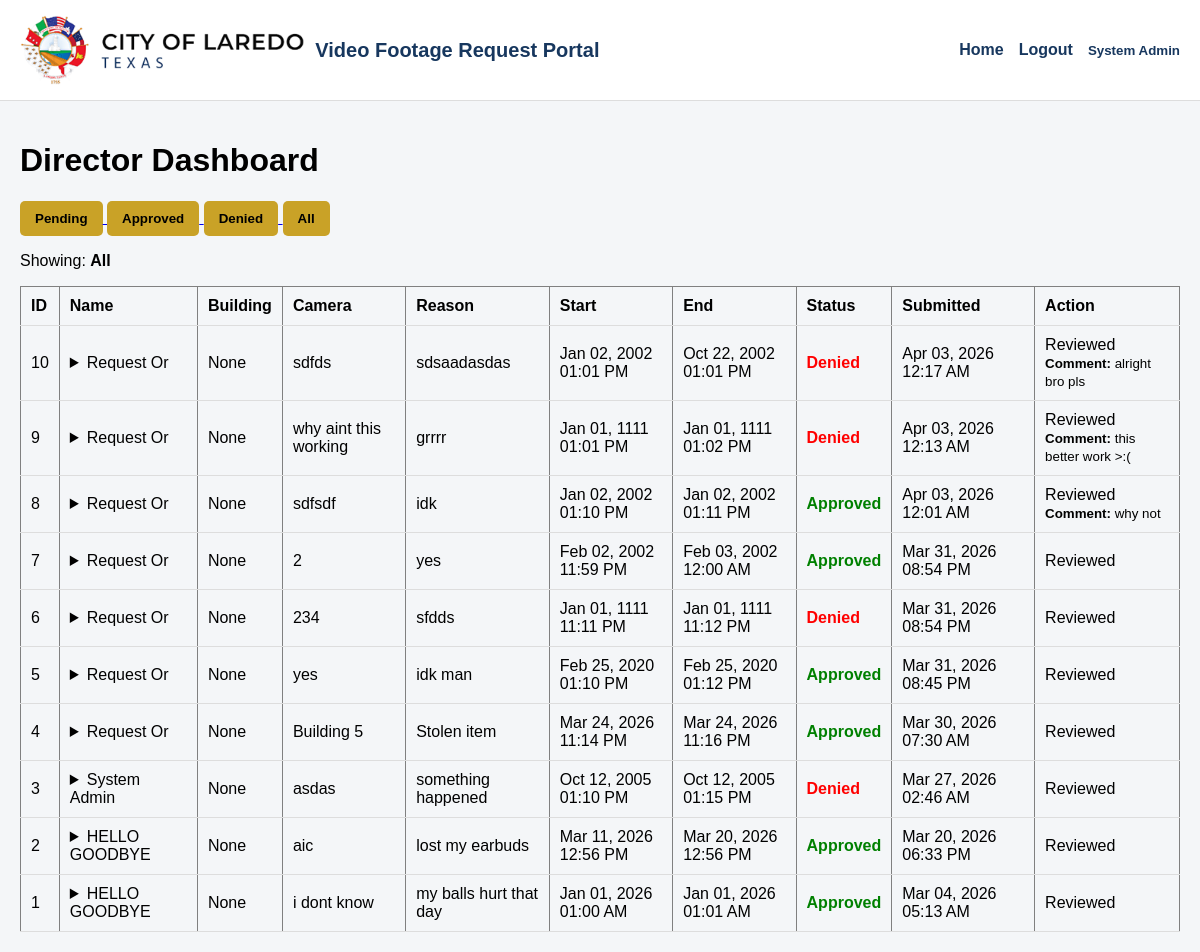
Page /director/dashboard?status=All (signed in) on the earlier database version.
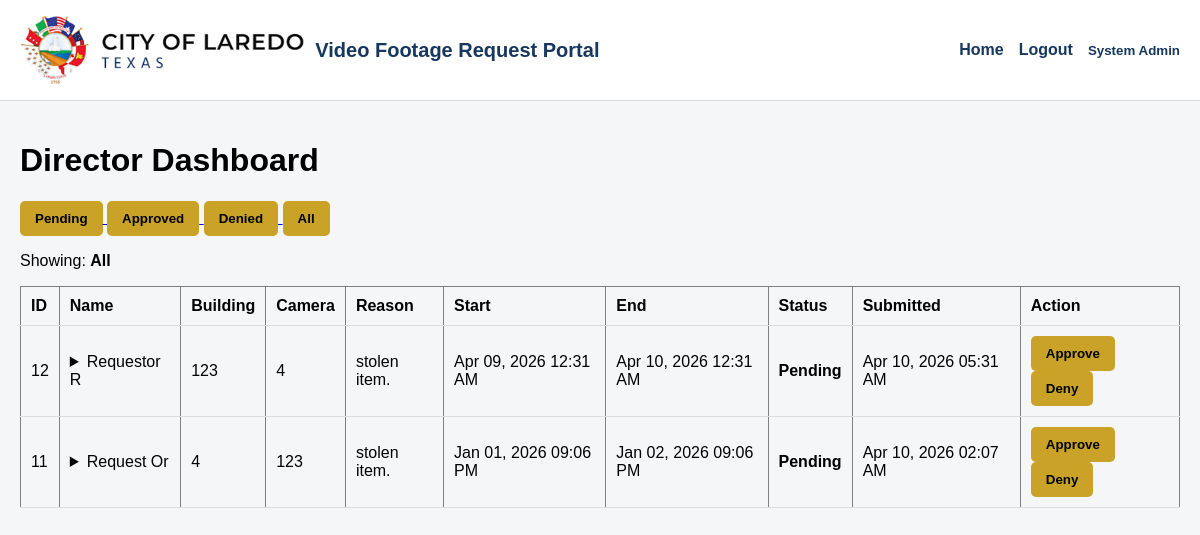
Same page on the later database version.
### tables this page shows
CREATE TABLE footage_requests (
  id INTEGER PRIMARY KEY AUTOINCREMENT,
  requestor_id INTEGER NOT NULL,
  camera_location TEXT NOT NULL,
  start_time TEXT NOT NULL,
  end_time   TEXT NOT NULL,
  reason TEXT NOT NULL,
  status TEXT NOT NULL DEFAULT 'Pending'
    CHECK (status IN ('Pending','Approved','Denied','Completed')),
  director_id INTEGER,
  director_comment TEXT,
  decided_at TEXT,
  tech_id INTEGER,
  completed_at TEXT,
  footage_path TEXT,
  submitted_at TEXT NOT NULL DEFAULT (datetime('now')),
  updated_at TEXT NOT NULL DEFAULT (datetime('now')), division TEXT, job_title TEXT, building TEXT,
  FOREIGN KEY (requestor_id) REFERENCES users(id),
  FOREIGN KEY (director_id)  REFERENCES users(id),
  FOREIGN KEY (tech_id)      REFERENCES users(id)
);

CREATE TABLE users (
  id INTEGER PRIMARY KEY AUTOINCREMENT,
  first_name TEXT NOT NULL,
  last_name  TEXT NOT NULL,
  email      TEXT NOT NULL UNIQUE,
  password_hash TEXT NOT NULL,
  role TEXT NOT NULL CHECK (role IN ('requestor','director','tech','admin')),
  department TEXT,
  is_active INTEGER NOT NULL DEFAULT 1,
  created_at TEXT NOT NULL DEFAULT (datetime('now')),
  updated_at TEXT NOT NULL DEFAULT (datetime('now'))
, employee_id TEXT, division TEXT, job_title TEXT);

### app.py (the view)
    @app.route("/director/dashboard")
    @login_required
    @role_required("director", "admin")
    def director_dashboard():
        db = get_db()
        selected_status = request.args.get("status", "Pending").strip()
        valid_statuses = ["Pending", "Approved", "Denied", "All"]
        if selected_status not in valid_statuses:
            selected_status = "Pending"
        params = []
        status_filter = ""
        if selected_status != "All":
            status_filter = "WHERE fr.status = ?"
            params.append(selected_status)
        rows = db.execute(
            f"""
            SELECT
                fr.id,
                fr.building,
                fr.division,
                fr.job_title,
                fr.camera_location,
                fr.reason,
                fr.start_time,
                fr.end_time,
                fr.status,
                fr.director_comment,
                fr.submitted_at,
                u.employee_id,
                u.first_name,
                u.last_name,
                u.email,
                u.department,
                u.division AS user_division,
                u.job_title AS user_job_title
            FROM footage_requests fr
            JOIN users u ON fr.requestor_id = u.id
            {status_filter}
            ORDER BY fr.submitted_at DESC
            """,
            params
        ).fetchall()
        return render_template(
            "director_dashboard.html",
            requests=rows,
            selected_status=selected_status
        )

### auth.py (called while the page is built)
def login_required(view):
    @wraps(view)
    def wrapped(*args, **kwargs):
        if session.get("user_id") is None:
            return redirect(url_for("login"))
        return view(*args, **kwargs)
    return wrapped

def role_required(*roles):
    def decorator(view):
        @wraps(view)
        def wrapped(*args, **kwargs):
            if session.get("user_id") is None:
                return redirect(url_for("login"))
            if session.get("role") not in roles:
                flash("You do not have permission to access that page.", "error")
                log_action("ACCESS_DENIED")
                return redirect(url_for("dashboard"))
            return view(*args, **kwargs)
        return wrapped
    return decorator

### db.py (called while the page is built)
def get_db():
    if "db" not in g:
        g.db = sqlite3.connect(current_app.config["DATABASE"])
        g.db.row_factory = sqlite3.Row
        g.db.execute("PRAGMA foreign_keys = ON;")
    return g.db

### templates/director_dashboard.html (shortened to what this page needs)
{% extends "base.html" %}
{% block content %}
  <h1>Director Dashboard</h1>
  <div style="margin-bottom: 15px;">
    <a href="{{ url_for('director_dashboard', status='Pending') }}">
      <button type="button">Pending</button>
    </a>
    <a href="{{ url_for('director_dashboard', status='Approved') }}">
      <button type="button">Approved</button>
    </a>
    <a href="{{ url_for('director_dashboard', status='Denied') }}">
      <button type="button">Denied</button>
    </a>
    <a href="{{ url_for('director_dashboard', status='All') }}">
      <button type="button">All</button>
    </a>
  </div>
  <p>Showing: <strong>{{ selected_status }}</strong></p>
  {% if requests %}
    <table border="1" cellpadding="6">
      <tr>
        <th>ID</th>
        <th>Name</th>
        <th>Building</th>
        <th>Camera</th>
        <th>Reason</th>
        <th>Start</th>
        <th>End</th>
        <th>Status</th>
        <th>Submitted</th>
        <th>Action</th>
      </tr>
      {% for r in requests %}
      <tr>
        <td>{{ r["id"] }}</td>
        <td>
  <details>
    <summary>{{ r["first_name"] }} {{ r["last_name"] }}</summary>
  </details>
</td>
        <td>{{ r["building"] }}</td>
        <td>{{ r["camera_location"] }}</td>
        <td>{{ r["reason"] }}</td>
        <td>{{ r["start_time"] | pretty_datetime }}</td>
        <td>{{ r["end_time"] | pretty_datetime }}</td>
        <td>
    {% if r["status"] == "Approved" %}
      <span style="font-weight:bold; color:green;">{{ r["status"] }}</span>
    {% elif r["status"] == "Denied" %}
      <span style="font-weight:bold; color:red;">{{ r["status"] }}</span>
    {% else %}
      <span style="font-weight:bold; color:black;">{{ r["status"] }}</span>
    {% endif %}
  </td>
        <td>{{ r["submitted_at"] | pretty_datetime }}</td>
        <td>
          {% if r["status"] == "Pending" %}
            <form method="post" action="{{ url_for('update_request_status', request_id=r['id']) }}" class="decision-form">
              <button type="button" onclick="handleDecision(this.form, 'approve')">
                Approve
              </button>
              <button type="button" onclick="handleDecision(this.form, 'decline')">
                Deny
              </button>
            </form>
          {% else %}
            <span>Reviewed</span>
            {% if r["director_comment"] %}
              <br>
              <small><strong>Comment:</strong> {{ r["director_comment"] }}</small>
            {% endif %}
          {% endif %}
        </td>
      </tr>
      {% endfor %}
    </table>
  {% else %}
    <p>No requests yet.</p>
  {% endif %}
{% endblock %}

Differences in the rows shown:
removed footage_requests: id "10", first_name "Request", last_name "Or", building "None", camera_location "sdfds", reason "sdsaadasdas", start_time|pretty_datetime "Jan 02, 2002 01:01 PM", end_time|pretty_datetime "Oct 22, 2002 01:01 PM", status "Denied", submitted_at|pretty_datetime "Apr 03, 2026 12:17 AM", director_comment "alright bro pls"
removed footage_requests: id "9", first_name "Request", last_name "Or", building "None", camera_location "why aint this working", reason "grrrr", start_time|pretty_datetime "Jan 01, 1111 01:01 PM", end_time|pretty_datetime "Jan 01, 1111 01:02 PM", status "Denied", submitted_at|pretty_datetime "Apr 03, 2026 12:13 AM", director_comment "this better work >:("
removed footage_requests: id "8", first_name "Request", last_name "Or", building "None", camera_location "sdfsdf", reason "idk", start_time|pretty_datetime "Jan 02, 2002 01:10 PM", end_time|pretty_datetime "Jan 02, 2002 01:11 PM", status "Approved", submitted_at|pretty_datetime "Apr 03, 2026 12:01 AM", director_comment "why not"
removed footage_requests: id "7", first_name "Request", last_name "Or", building "None", camera_location "2", reason "yes", start_time|pretty_datetime "Feb 02, 2002 11:59 PM", end_time|pretty_datetime "Feb 03, 2002 12:00 AM", status "Approved", submitted_at|pretty_datetime "Mar 31, 2026 08:54 PM", shows "Reviewed"
removed footage_requests: id "6", first_name "Request", last_name "Or", building "None", camera_location "234", reason "sfdds", start_time|pretty_datetime "Jan 01, 1111 11:11 PM", end_time|pretty_datetime "Jan 01, 1111 11:12 PM", status "Denied", submitted_at|pretty_datetime "Mar 31, 2026 08:54 PM", shows "Reviewed"
removed footage_requests: id "5", first_name "Request", last_name "Or", building "None", camera_location "yes", reason "idk man", start_time|pretty_datetime "Feb 25, 2020 01:10 PM", end_time|pretty_datetime "Feb 25, 2020 01:12 PM", status "Approved", submitted_at|pretty_datetime "Mar 31, 2026 08:45 PM", shows "Reviewed"
removed footage_requests: id "4", first_name "Request", last_name "Or", building "None", camera_location "Building 5", reason "Stolen item", start_time|pretty_datetime "Mar 24, 2026 11:14 PM", end_time|pretty_datetime "Mar 24, 2026 11:16 PM", status "Approved", submitted_at|pretty_datetime "Mar 30, 2026 07:30 AM", shows "Reviewed"
removed footage_requests: id "3", first_name "System", last_name "Admin", building "None", camera_location "asdas", reason "something happened", start_time|pretty_datetime "Oct 12, 2005 01:10 PM", end_time|pretty_datetime "Oct 12, 2005 01:15 PM", status "Denied", submitted_at|pretty_datetime "Mar 27, 2026 02:46 AM", shows "Reviewed"
removed footage_requests: id "2", first_name "HELLO", last_name "GOODBYE", building "None", camera_location "aic", reason "lost my earbuds", start_time|pretty_datetime "Mar 11, 2026 12:56 PM", end_time|pretty_datetime "Mar 20, 2026 12:56 PM", status "Approved", submitted_at|pretty_datetime "Mar 20, 2026 06:33 PM", shows "Reviewed"
removed footage_requests: id "1", first_name "HELLO", last_name "GOODBYE", building "None", camera_location "i dont know", reason "my balls hurt that day", start_time|pretty_datetime "Jan 01, 2026 01:00 AM", end_time|pretty_datetime "Jan 01, 2026 01:01 AM", status "Approved", submitted_at|pretty_datetime "Mar 04, 2026 05:13 AM", shows "Reviewed"
added footage_requests: id "12", first_name "Requestor", last_name "R", building "123", camera_location "4", reason "stolen item.", start_time|pretty_datetime "Apr 09, 2026 12:31 AM", end_time|pretty_datetime "Apr 10, 2026 12:31 AM", status "Pending", submitted_at|pretty_datetime "Apr 10, 2026 05:31 AM"
added footage_requests: id "11", first_name "Request", last_name "Or", building "4", camera_location "123", reason "stolen item.", start_time|pretty_datetime "Jan 01, 2026 09:06 PM", end_time|pretty_datetime "Jan 02, 2026 09:06 PM", status "Pending", submitted_at|pretty_datetime "Apr 10, 2026 02:07 AM"
